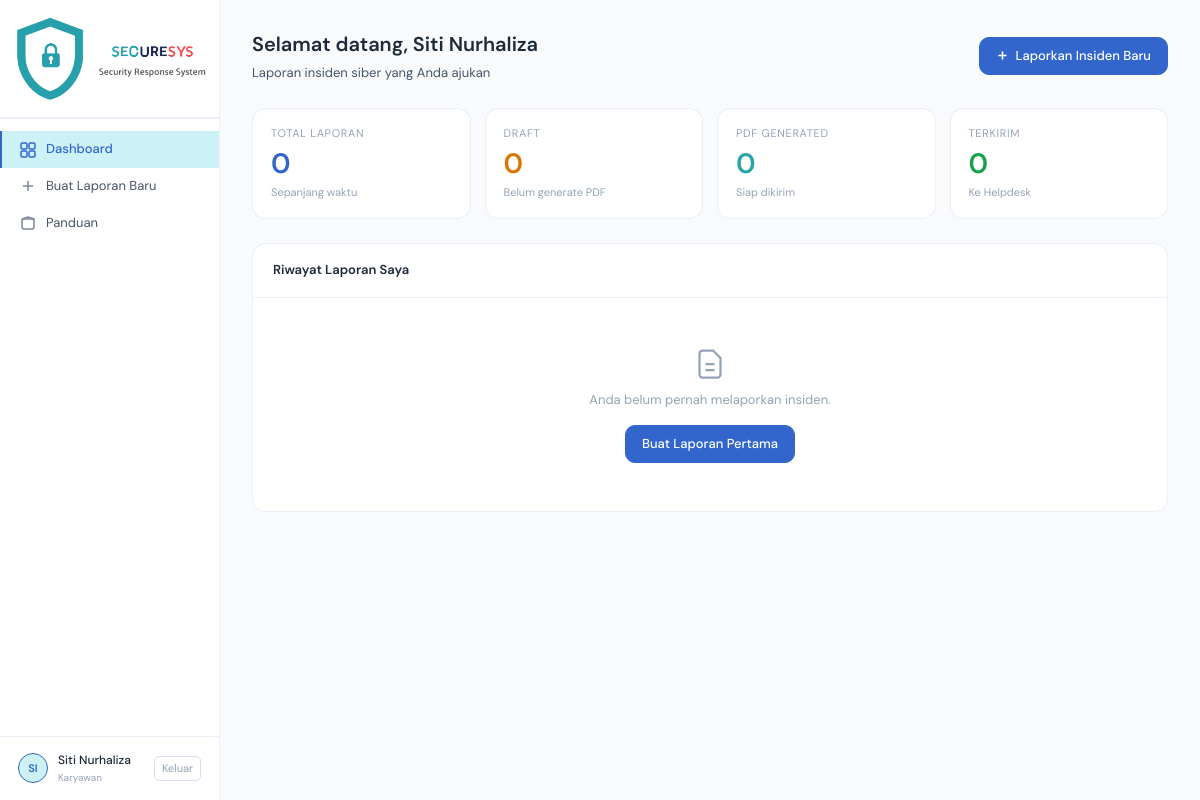
/dashboard (signed in), run on an earlier commit of the app's database.
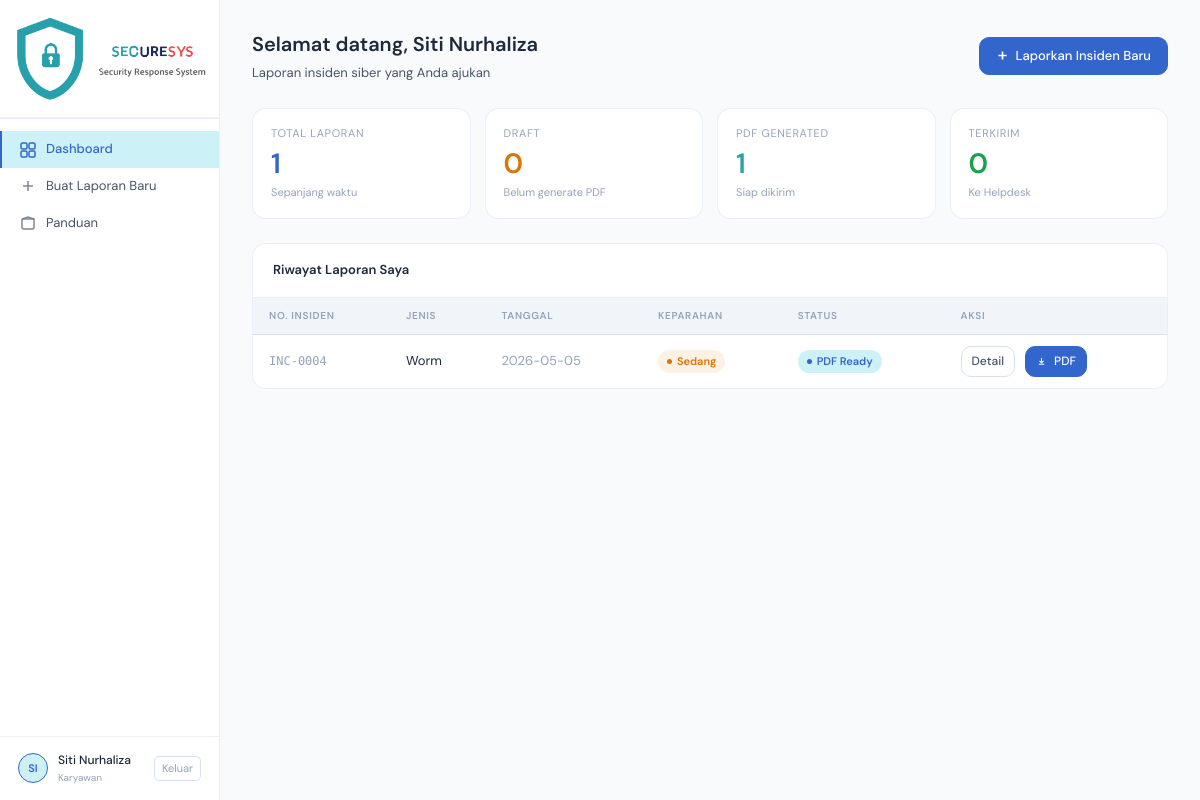
And on a later commit of the database.
### app.py (models this page shows)
class LaporanInsiden(db.Model):
    id = db.Column(db.Integer, primary_key=True)
    nomor_insiden = db.Column(db.String(20), unique=True, nullable=False)
    jenis_insiden = db.Column(db.String(50), nullable=False)
    tanggal = db.Column(db.String(20), nullable=False)
    jam = db.Column(db.String(10), nullable=False)
    lokasi = db.Column(db.String(100), nullable=False)
    tim_csirt = db.Column(db.String(100))
    sistem_terdampak = db.Column(db.String(200))
    tingkat_keparahan = db.Column(db.String(20), nullable=False)
    deskripsi_kejadian = db.Column(db.Text, nullable=False)
    ringkasan_insiden = db.Column(db.Text)
    kronologi = db.Column(db.Text)
    dampak = db.Column(db.Text)
    tindakan_awal = db.Column(db.Text)
    akar_masalah = db.Column(db.Text)
    ioc_hash = db.Column(db.String(200))
    ioc_ip_domain = db.Column(db.String(200))
    ioc_port_media = db.Column(db.String(200))
    analisis_teknis = db.Column(db.Text)
    aksi_soc = db.Column(db.Text)
    aksi_ir = db.Column(db.Text)
    pemulihan = db.Column(db.Text)
    rekomendasi = db.Column(db.Text)
    status = db.Column(db.String(20), default='Draft')
    pdf_filename = db.Column(db.String(200))
    pelapor_id = db.Column(db.Integer, db.ForeignKey('user.id'), nullable=False)
    created_at = db.Column(db.DateTime, default=datetime.utcnow)
    updated_at = db.Column(db.DateTime, default=datetime.utcnow, onupdate=datetime.utcnow)

### app.py (the view)
@app.route('/dashboard')
@login_required
def user_dashboard():
    laporan_list = LaporanInsiden.query.filter_by(
        pelapor_id=session['user_id']
    ).order_by(LaporanInsiden.created_at.desc()).all()
    return render_template('user_dashboard.html', laporan_list=laporan_list)

### app.py (called while the page is built)
def login_required(f):
    @wraps(f)
    def decorated(*args, **kwargs):
        if 'user_id' not in session:
            flash('Silakan login terlebih dahulu.', 'warning')
            return redirect(url_for('login'))
        return f(*args, **kwargs)
    return decorated

### templates/user_dashboard.html (shortened to what this page needs)
{% extends 'base.html' %}
{% block content %}
<div class="page-header fade-up">
  <div class="flex-between">
    <div>
      <div class="page-title">Selamat datang, {{ session.nama }}</div>
      <div class="page-subtitle">Laporan insiden siber yang Anda ajukan</div>
    </div>
    <a href="{{ url_for('laporkan_step1') }}" class="btn btn-primary">
      <svg width="13" height="13" viewBox="0 0 16 16" fill="none" stroke="currentColor" stroke-width="2"><path d="M8 3v10M3 8h10"/></svg>
      Laporkan Insiden Baru
    </a>
  </div>
</div>
{% set total = laporan_list|length %}
{% set draft = laporan_list|selectattr('status','eq','Draft')|list|length %}
{% set pdf_gen = laporan_list|selectattr('status','eq','PDF Generated')|list|length %}
{% set terkirim = laporan_list|selectattr('status','eq','Terkirim')|list|length %}
<div class="stats-grid fade-up fade-up-1" style="grid-template-columns:repeat(4,1fr)">
  <div class="stat-card">
    <div class="stat-label">Total Laporan</div>
    <div class="stat-value blue">{{ total }}</div>
    <div class="stat-delta">Sepanjang waktu</div>
  </div>
  <div class="stat-card">
    <div class="stat-label">Draft</div>
    <div class="stat-value amber">{{ draft }}</div>
    <div class="stat-delta">Belum generate PDF</div>
  </div>
  <div class="stat-card">
    <div class="stat-label">PDF Generated</div>
    <div class="stat-value teal">{{ pdf_gen }}</div>
    <div class="stat-delta">Siap dikirim</div>
  </div>
  <div class="stat-card">
    <div class="stat-label">Terkirim</div>
    <div class="stat-value green">{{ terkirim }}</div>
    <div class="stat-delta">Ke Helpdesk</div>
  </div>
</div>
<div class="table-card fade-up fade-up-2">
  <div class="table-header">
    <span class="table-title">Riwayat Laporan Saya</span>
  </div>
  {% if laporan_list %}
  <table>
    <thead>
      <tr>
        <th>No. Insiden</th>
        <th>Jenis</th>
        <th>Tanggal</th>
        <th>Keparahan</th>
        <th>Status</th>
        <th>Aksi</th>
      </tr>
    </thead>
    <tbody>
    {% for lap in laporan_list %}
    <tr>
      <td class="id-cell">{{ lap.nomor_insiden }}</td>
      <td>{{ lap.jenis_insiden }}</td>
      <td style="color:var(--text3)">{{ lap.tanggal }}</td>
      <td>
        {% if lap.tingkat_keparahan == 'Tinggi' %}<span class="badge red"><span class="badge-dot"></span>Tinggi</span>
        {% elif lap.tingkat_keparahan == 'Sedang' %}<span class="badge amber"><span class="badge-dot"></span>Sedang</span>
        {% else %}<span class="badge green"><span class="badge-dot"></span>Rendah</span>{% endif %}
      </td>
      <td>
        {% if lap.status == 'Draft' %}<span class="badge gray"><span class="badge-dot"></span>Draft</span>
        {% elif lap.status == 'PDF Generated' %}<span class="badge blue"><span class="badge-dot"></span>PDF Ready</span>
        {% elif lap.status == 'Terkirim' %}<span class="badge green"><span class="badge-dot"></span>Terkirim</span>
        {% else %}<span class="badge gray"><span class="badge-dot"></span>{{ lap.status }}</span>{% endif %}
      </td>
      <td>
        <div class="flex-gap">
          <a href="{{ url_for('user_detail', id=lap.id) }}" class="btn btn-ghost btn-sm">Detail</a>
          {% if lap.pdf_filename %}
          <a href="{{ url_for('download_pdf', id=lap.id) }}" class="btn btn-sm btn-primary" title="Download PDF">
            <svg width="11" height="11" viewBox="0 0 16 16" fill="none" stroke="currentColor" stroke-width="1.5"><path d="M4 12h8M8 3v7M5 7l3 3 3-3"/></svg>
            PDF
          </a>
          {% endif %}
        </div>
      </td>
    </tr>
    {% endfor %}
    </tbody>
  </table>
  {% else %}
  <div class="empty-state">
    <svg width="36" height="36" viewBox="0 0 24 24" fill="none" stroke="currentColor" stroke-width="1.5" style="margin:0 auto;display:block;color:var(--text3)"><path d="M9 12h6M9 16h6M17 21H7a2 2 0 01-2-2V5a2 2 0 012-2h7l5 5v11a2 2 0 01-2 2z"/></svg>
    <p>Anda belum pernah melaporkan insiden.</p>
    <a href="{{ url_for('laporkan_step1') }}" class="btn btn-primary" style="margin-top:14px;display:inline-flex">Buat Laporan Pertama</a>
  </div>
  {% endif %}
</div>
{% endblock %}

### templates/base.html (shortened to what this page needs)
<!DOCTYPE html>
<html lang="id">
<head>
</head>
<body>
<div class="app-layout">
  <aside class="sidebar">
    <div class="sidebar-logo">
      <img src="{{ url_for('static', filename='img/Logo.png') }}" alt="Logo" style="width: 100%; height: auto; max-width: 200px;">
    </div>
    <nav class="sidebar-nav">
      <a href="{{ url_for('user_dashboard') }}" class="nav-item {% if request.endpoint == 'user_dashboard' %}active{% endif %}">
        <svg class="nav-icon" viewBox="0 0 16 16" fill="none" stroke="currentColor" stroke-width="1.5"><rect x="1" y="1" width="6" height="6" rx="1.5"/><rect x="9" y="1" width="6" height="6" rx="1.5"/><rect x="1" y="9" width="6" height="6" rx="1.5"/><rect x="9" y="9" width="6" height="6" rx="1.5"/></svg>
        Dashboard
      </a>
      <a href="{{ url_for('laporkan_step1') }}" class="nav-item {% if request.endpoint in ['laporkan_step1','laporkan_step2','laporkan_step3'] %}active{% endif %}">
        <svg class="nav-icon" viewBox="0 0 16 16" fill="none" stroke="currentColor" stroke-width="1.5"><path d="M8 3v10M3 8h10"/></svg>
        Buat Laporan Baru
      </a>
      <a href="{{ url_for('view_guides') }}" class="nav-item {% if request.endpoint == 'view_guides' %}active{% endif %}">
        <svg class="nav-icon" viewBox="0 0 16 16" fill="none" stroke="currentColor" stroke-width="1.5"><path d="M2 4h12v8a2 2 0 01-2 2H4a2 2 0 01-2-2V4"/><path d="M2 4l6-2 6 2"/></svg>
        Panduan
      </a>
    </nav>
    <div class="sidebar-footer">
      <div class="user-info">
        <div class="avatar">{{ session.nama[:2]|upper if session.nama else 'U' }}</div>
        <div>
          <div class="user-name">{{ session.nama }}</div>
          <div class="user-role">Karyawan</div>
        </div>
        <a href="{{ url_for('logout') }}" class="logout-btn">Keluar</a>
      </div>
    </div>
  </aside>
  <main class="main-content">
    {% block content %}{% endblock %}
  </main>
</div>
</body>
</html>

What changed in the data, as far as the page shows it:
added LaporanInsiden: nomor_insiden "INC-0004", jenis_insiden "Worm", tanggal "2026-05-05", tingkat_keparahan "Sedang" (drawn), status "PDF Generated" (drawn)
Also different on the page:
{{ total }}: "0" → "1"
{{ pdf_gen }}: "0" → "1"
text no longer shown: "Anda belum pernah melaporkan insiden. Buat Laporan Pertama"
text now shown: "NO. INSIDEN JENIS TANGGAL KEPARAHAN STATUS AKSI"
